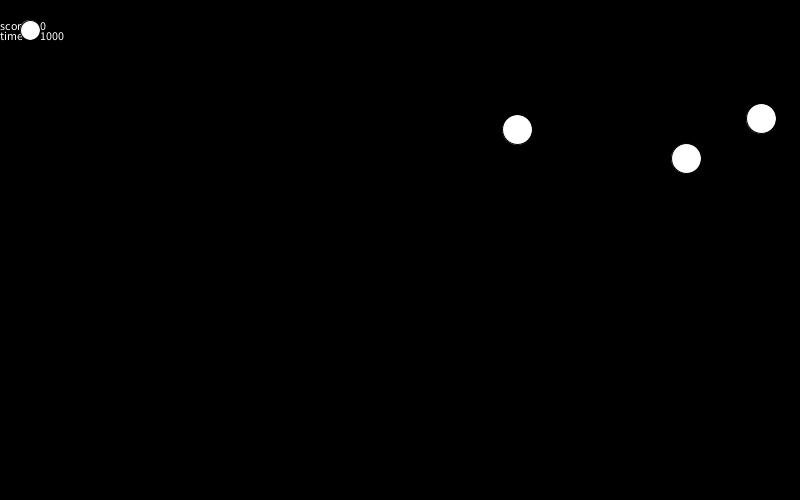
Frame 1 (no input)
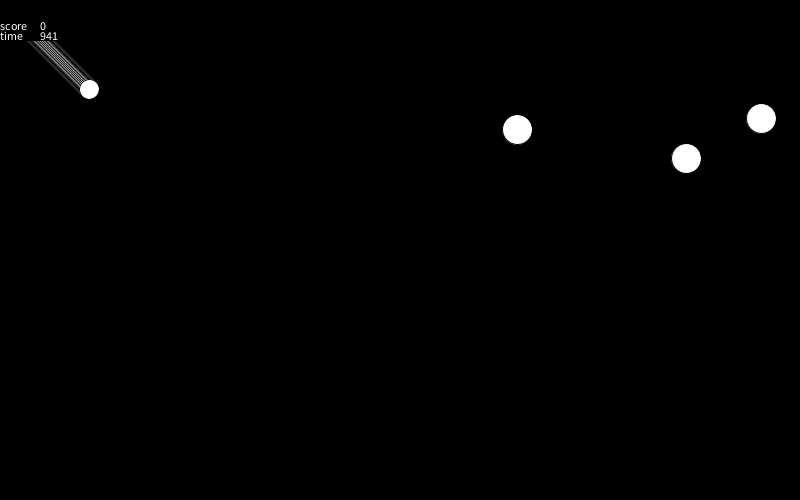
Frame 60 (the mouse pressed at the canvas centre just before this capture)
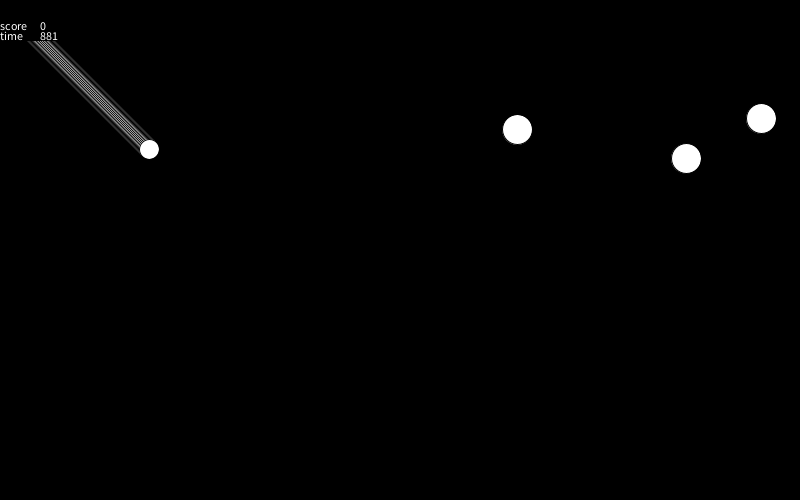
Frame 120 (the mouse held since frame 60 and released just before this capture)

The Processing sketch that drew these frames (run headless with seeded random() and noise(); from frame 60 on, the mouse is pressed at the canvas centre):

// Processing sketch: processing_144790
// ── processing_144790.pde

float a = 30;
float b = 30;
float c = 20;
float sx = 1;
float sy = 1;
float aa;
float bb;
float cc;
float d;
float e;
float f;
int score = 0;
int level = 0;
int time = 1000;
int lev = 1;

void setup(){
  size(800,500);
  background(0);
  fill(255);
    aa = random(width);
    bb = random(height);
    ellipse(aa,bb,30,30);
    cc = random(width);
    d = random(height);
    ellipse(cc,d,30,30);
    e = random(width);
    f = random(height);
    ellipse(e,f,30,30);
}

void draw(){
  fill(0);
  rect(0,0,70,40);
  fill(255);
  text("score",0,30);
  text("time", 0,40);
  text(score,40,30);
  text(time, 40,40);
  drawThing(a,b,c);
  a = movex(a,sx);
  b = movey(b,sy);
  if(a>width+c){
    a=-c;
  } else if(a<-c){
    a=width+c;
  }
  if(b>height+c){
    b=-c;
  } else if(b<-c){
    b=height+c;
  }
  score1(a,aa,b,bb);
  score2(a,cc,b,d);
  score3(a,e,b,f);
  if (level<3){
    time-= lev;
  } else if (level >= 3){
    setup();
    level=0;
    lev++;
  }
  if (time<0){
    textSize(72);
    fill(255,0,0);
    text("Game Over",width/3,height/2);
    noLoop();
  }
}

void drawThing(float g, float h, float r){
  ellipse(g,h,r,r);
}
float movey(float r,float t){
   if(keyCode == UP){
      t= -abs(t);
    }
     if (keyCode == DOWN){
        t= abs(t);
      }
  r+=t;
  return r;
}

float movex(float y,float x){
   if(keyCode == LEFT){
      x= -abs(x);
  }
     if (keyCode == RIGHT){
        x= abs(x);
      }
  y+=x;
  return y;
}

float score1(float x1,float x2, float y1, float y2){
    if (x1 < x2+20 && x1 > x2-20){
      if(y1 < y2+20 && y1 > y2-20){
        fill(#ffff00);
        ellipse(x2,y2,50,50);
        fill(255);
        score+=2000;
        aa+=1000;
        time+=1000;
        level++;
      }
    }
  return x2;
}
float score2(float x1,float x2, float y1, float y2){
  if (x1 < x2+20 && x1 > x2-20){
    if(y1 < y2+20 && y1 > y2-20){
        fill(#ffff00);
        ellipse(x2,y2,50,50);
        fill(255);
      score+=2000;
      cc=1000;
      level++;
      time+=1000;
    }
  }
  return x2;
}
float score3(float x1,float x2, float y1, float y2){
  if (x1 < x2+20 && x1 > x2-20){
    if(y1 < y2+20 && y1 > y2-20){
      fill(#ffff00);
      ellipse(x2,y2,50,50);
      fill(255);
      score+=2000;
      e=1000;
      level++;
      time+=1000;
    }
  }
  return x2;
}
